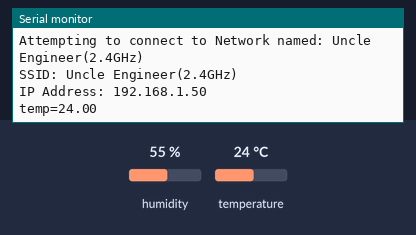
This sketch was run on a simulated Arduino MKR. Shown: the last lines printed to the serial monitor. The inputs (shaded band) are chosen by the test bench; at power-on: temperature 24 °C, humidity 55 %. WiFi joins after 1.5 s; servers stay silent unless stated; uploads are accepted with an empty reply.

Above: at 12.7 s.
12.8 s: temperature set to 12 °C
At 15.4 s:
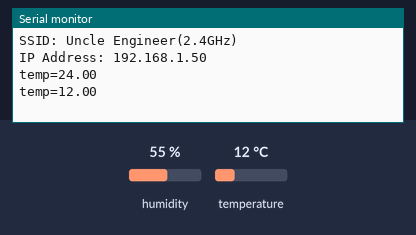
16.4 s: temperature set to 19 °C
At 19.1 s:
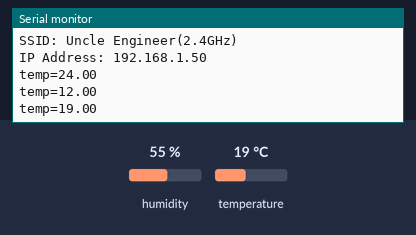
Timing chart, 0 to 20.6 s (numbered marks = the images above; inputs shaded):
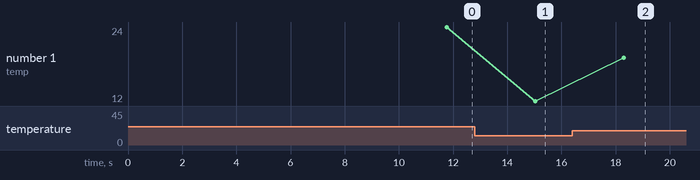

Measured:
- after the input at 12.8 s, the serial monitor: prints a new line after 2.2 s (image 1)
- after the input at 16.4 s, the serial monitor: prints a new line after 1.9 s (image 2)
- plotted number 1: 24 → 12 after the input at 12.8 s, 12 → 19 after the input at 16.4 s

The sketch:

SERVER_SENDING.ino
```cpp
#include <WiFiNINA.h>
#include <Adafruit_Sensor.h>
#include <DHT.h>
#define DHTPIN 2
#define DHTTYPE DHT22   // DHT 22  (AM2302)

char ssid[] = "Uncle Engineer(2.4GHz)";
char pass[] = "212224236";

int status = WL_IDLE_STATUS;

char server[] = "www.cons-robotics.com";

String postData;
String postVariable = "temp=";

WiFiClient client;


DHT dht = DHT(DHTPIN, DHTTYPE);


void setup() {

  Serial.begin(9600);

  dht.begin();

  while (status != WL_CONNECTED) {
    Serial.print("Attempting to connect to Network named: ");
    Serial.println(ssid);
    status = WiFi.begin(ssid, pass);
    delay(10000);
  }

  Serial.print("SSID: ");
  Serial.println(WiFi.SSID());
  IPAddress ip = WiFi.localIP();
  IPAddress gateway = WiFi.gatewayIP();
  Serial.print("IP Address: ");
  Serial.println(ip);
}

void loop() {
  //int reading = analogRead(sensorPin);

  float reading = dht.readTemperature();


  postData = postVariable + reading;

  if (client.connect(server, 80)) {
    client.println("POST /API/arduino/post.php HTTP/1.1");
    client.println("Host: www.cons-robotics.com");
    client.println("Content-Type: application/x-www-form-urlencoded");
    client.print("Content-Length: ");
    client.println(postData.length());
    client.println();
    client.print(postData);
  }

  if (client.connected()) {
    client.stop();
  }
  Serial.println(postData);

  delay(3000);
}
```
